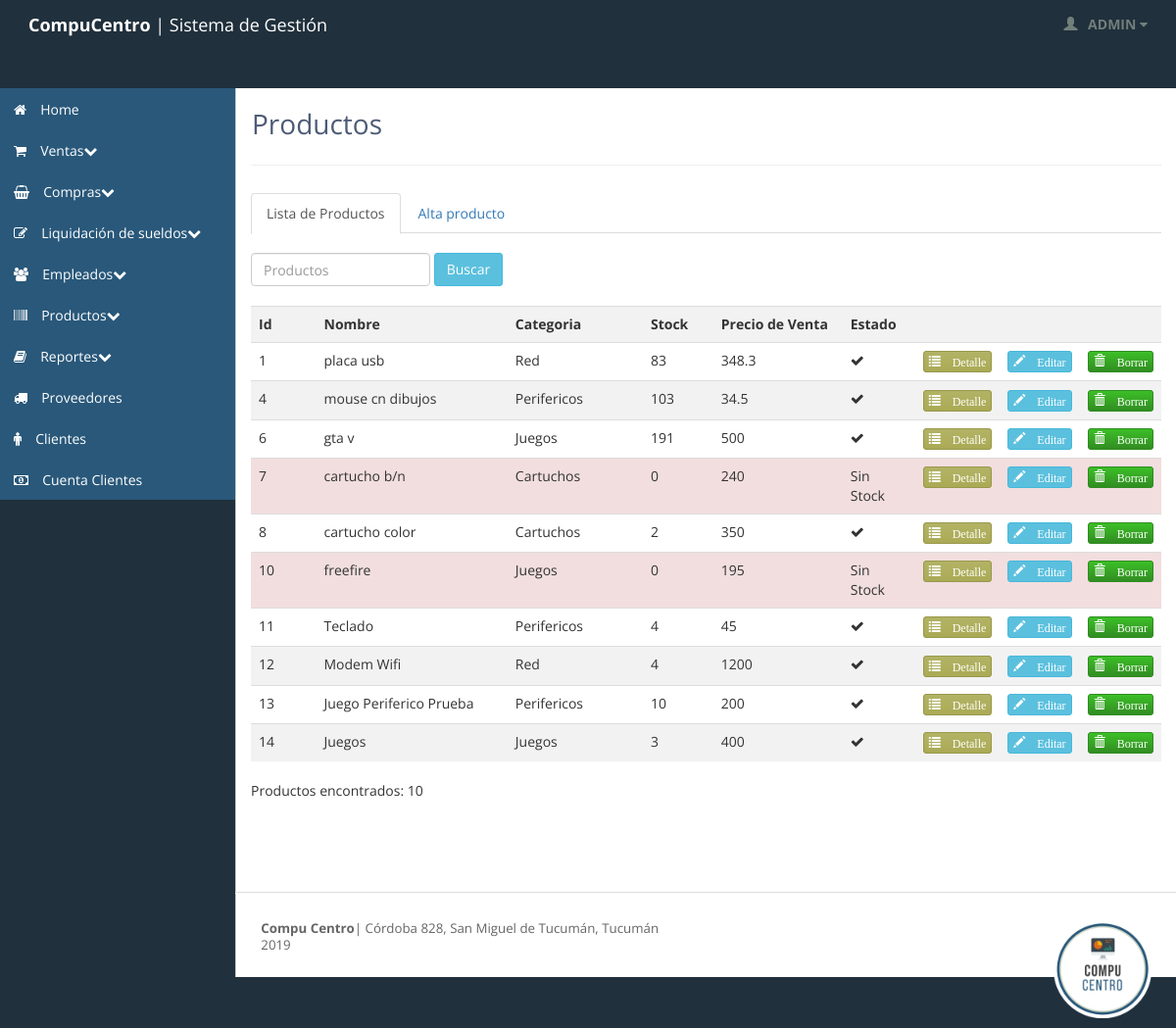
Screenshot of /productos.php (signed in) with the database file from the repository.
### tables this page shows
CREATE TABLE `producto` (
  `idproducto` int(11) NOT NULL,
  `nombreproducto` varchar(45) NOT NULL,
  `marca` varchar(45) NOT NULL,
  `talle` varchar(45) NOT NULL,
  `stockproducto` float DEFAULT NULL,
  `porcentajeganancia` float NOT NULL,
  `precioventa` float DEFAULT NULL,
  `preciocompra` float NOT NULL,
  `stockcritico` int(11) NOT NULL,
  `categoriaproducto_idcategoriaproducto` int(11) NOT NULL,
  `estado` int(10) DEFAULT NULL
);

CREATE TABLE `categoriaproducto` (
  `idcategoriaproducto` int(11) NOT NULL,
  `nombrecategoria` varchar(45) NOT NULL
);

### inc_productos/inc_productos_query.php (called while the page is built, shortened)
<?php
if (isset($_GET['busca_producto']) && $_GET['busca_producto']!='') {
	$busca_producto = $_GET['busca_producto'];
	if (is_numeric($busca_producto)) {
		$q_producto=mysql_query("SELECT * FROM producto INNER JOIN categoriaproducto ON categoriaproducto_idcategoriaproducto = idcategoriaproducto
			WHERE idproducto=$busca_producto");
	}
	else {
		$q_producto=mysql_query("SELECT * FROM producto INNER JOIN categoriaproducto ON categoriaproducto_idcategoriaproducto = idcategoriaproducto
			WHERE nombreproducto LIKE '%$busca_producto%' ");
	}
}
else{
	$q_producto=mysql_query("SELECT * FROM producto INNER JOIN categoriaproducto ON categoriaproducto_idcategoriaproducto = idcategoriaproducto");
}
?>

### inc_productos/inc_productos_grid.php (the view, shortened to what this page needs)
<?php
	$num_total_registros = mysql_num_rows($q_producto);
	if ($num_total_registros>0) {?>
		<table class="table">
			<tr>
				<th class="col-xs-1 col-sm-1 col-md-1 col-lg-1">Id</th>
				<th class="col-xs-1 col-sm-1 col-md-1 col-lg-1">Nombre</th>
				<th class="col-xs-2 col-sm-2 col-md-2 col-lg-2">Categoria</th>
				<th class="col-xs-1 col-sm-1 col-md-1 col-lg-1">Stock</th>
				<th class="col-xs-2 col-sm-2 col-md-2 col-lg-2">Precio de Venta </th>
				<th class="col-xs-1 col-sm-1 col-md-1 col-lg-1">Estado</th>
				<th class="col-xs-1 col-sm-1 col-md-1 col-lg-1"></th>
				<th class="col-xs-1 col-sm-1 col-md-1 col-lg-1"></th>
				<th class="col-xs-1 col-sm-1 col-md-1 col-lg-1"></th>
			</tr>
<?php
	 while ($row_producto=mysql_fetch_array($q_producto)) { ?>
	 	<tr >
	 			 	<?php
if ($row_producto['stockproducto'] < $row_producto['stockcritico']){ ?>
 <?php if ($row_producto['stockproducto']==0) { ?>
<td class="danger" class="col-xs-1 col-sm-1 col-md-1 col-lg-1"><?php echo $row_producto['idproducto'] ?></td>
	 		<td class="danger" class="col-xs-3 col-sm-3 col-md-3 col-lg-3"><?php echo $row_producto['nombreproducto'] ?></td>
	 		<td class="danger" class="col-xs-2 col-sm-2 col-md-2 col-lg-2"><?php echo $row_producto['nombrecategoria'] ?></td>
	 		<td class="danger" class="col-xs-1 col-sm-1 col-md-1 col-lg-1"><?php echo $row_producto['stockproducto'] ?></td>
	 		<td class="danger" class="col-xs-2 col-sm-2 col-md-2 col-lg-2"><?php echo $row_producto['precioventa'] ?></td>
	 		<td class="danger" class="col-xs-1 col-sm-1 col-md-1 col-lg-1"><?php echo "Sin Stock" ?></td>
	 		<td  class="danger" class="col-xs-1 col-sm-1 col-md-1 col-lg-1"><a href="producto_detalle.php?idproducto=<?php echo $row_producto['idproducto']; ?>"><button type="button" class= "btn btn-warning btn-xs"><span class="glyphicon glyphicon-list"> Detalle</span> </button></a></td>
	 		<td class="danger" class="col-xs-1 col-sm-1 col-md-1 col-lg-1"><a href="producto_edicion.php?idproducto=<?php echo $row_producto['idproducto']; ?>"><button type="button" class= "btn btn-info btn-xs"> <span class="glyphicon glyphicon-pencil"> Editar </span></button></a></td>
	 		<td class="danger" class="col-xs-1 col-sm-1 col-md-1 col-lg-1"><a href="producto_eliminar.php?idproducto=<?php echo $row_producto['idproducto']; ?>"><button type="button" class= "btn btn-primary btn-xs"> <span class="glyphicon glyphicon-trash">  Borrar </span></button></a></td>
	 	<?php } ?>
	 		<?php	}else{ ?>
           <td class="col-xs-1 col-sm-1 col-md-1 col-lg-1"><?php echo $row_producto['idproducto'] ?></td>
	 		<td class="col-xs-3 col-sm-3 col-md-3 col-lg-3"><?php echo $row_producto['nombreproducto'] ?></td>
	 		<td class="col-xs-2 col-sm-2 col-md-2 col-lg-2"><?php echo $row_producto['nombrecategoria'] ?></td>
	 		<td class="col-xs-1 col-sm-1 col-md-1 col-lg-1"><?php echo $row_producto['stockproducto'] ?></td>
	 		<td class="col-xs-2 col-sm-2 col-md-2 col-lg-2"><?php echo $row_producto['precioventa'] ?></td>
	 		<td class="col-xs-1 col-sm-1 col-md-1 col-lg-1"><i class="fa fa-check" aria-hidden="true"></i></td>
			<td class="col-xs-1 col-sm-1 col-md-1 col-lg-1"><a href="producto_detalle.php?idproducto=<?php echo $row_producto['idproducto']; ?>"><button type="button" class= "btn btn-warning btn-xs"><span class="glyphicon glyphicon-list"> Detalle</span> </button></a></td>
	 		<td class="col-xs-1 col-sm-1 col-md-1 col-lg-1"><a href="producto_edicion.php?idproducto=<?php echo $row_producto['idproducto']; ?>"><button type="button" class= "btn btn-info btn-xs"> <span class="glyphicon glyphicon-pencil"> Editar </span></button></a></td>
	 		<td class="col-xs-1 col-sm-1 col-md-1 col-lg-1"><a href="producto_eliminar.php?idproducto=<?php echo $row_producto['idproducto']; ?>"><button type="button" class= "btn btn-primary btn-xs"> <span class="glyphicon glyphicon-trash">  Borrar </span></button></a></td>
	 		<?php } ?>
	 	</tr>
	 <?php 	}
	 }	?>
</table>

### stylesheets/theme.css (style rules this page uses)
body { background: #20303c; background-position: initial initial; background-repeat: initial initial; margin: 0px; padding: 0px; }
body, h1, h2, h3, h4, h5, h6, p, a, .h1, .h2, .h3, .h4, .h5, .h6 { font-family: 'Open Sans', helvetica, arial, sans-serif; }
tr:nth-child(2n+1) { background-color: #F2F2F3; }
.btn { -webkit-border-radius: 3px; -moz-border-radius: 3px; border-radius: 3px; }
.btn-primary { background-color: #318D22; background-image: -webkit-gradient(linear, 0 0, 0 100%, from(#3CBF27), to(#318D22)); border: 1px solid #318D22; font-weight: normal; }
.btn-warning { background-color: #aaaa55; background-image: -webkit-gradient(linear, 0 0, 0 100%, from(#b3b366), to(#aaaa55)); border: 1px solid #99994d; font-weight: normal; }

### rows the page displays
producto: idproducto "1", nombreproducto "placa usb", categoriaproducto.nombrecategoria "Red", stockproducto "83", precioventa "348.3"
producto: idproducto "4", nombreproducto "mouse cn dibujos", categoriaproducto.nombrecategoria "Perifericos", stockproducto "103", precioventa "34.5"
producto: idproducto "6", nombreproducto "gta v", categoriaproducto.nombrecategoria "Juegos", stockproducto "191", precioventa "500"
producto: idproducto "7", nombreproducto "cartucho b/n", categoriaproducto.nombrecategoria "Cartuchos", stockproducto "0", precioventa "240"
producto: idproducto "8", nombreproducto "cartucho color", categoriaproducto.nombrecategoria "Cartuchos", stockproducto "2", precioventa "350"
producto: idproducto "10", nombreproducto "freefire", categoriaproducto.nombrecategoria "Juegos", stockproducto "0", precioventa "195"
producto: idproducto "11", nombreproducto "Teclado", categoriaproducto.nombrecategoria "Perifericos", stockproducto "4", precioventa "45"
producto: idproducto "12", nombreproducto "Modem Wifi", categoriaproducto.nombrecategoria "Red", stockproducto "4", precioventa "1200"
producto: idproducto "13", nombreproducto "Juego Periferico Prueba", categoriaproducto.nombrecategoria "Perifericos", stockproducto "10", precioventa "200"
producto: idproducto "14", nombreproducto "Juegos", categoriaproducto.nombrecategoria "Juegos", stockproducto "3", precioventa "400"

### other values shown
$_SESSION["usuarioactual"] "ADMIN"
$num_total_registros "10"
